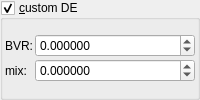
    <widget class="MyGroupBox" name="groupCheck_transf_function_enabledY_false">
     <property name="title">
      <string>&amp;custom DE</string>
     </property>
     <property name="checkable">
      <bool>true</bool>
     </property>
     <layout class="QVBoxLayout" name="verticalLayout_22" stretch="0">
      <property name="spacing">
       <number>2</number>
      </property>
      <property name="leftMargin">
       <number>2</number>
      </property>
      <property name="topMargin">
       <number>2</number>
      </property>
      <property name="rightMargin">
       <number>2</number>
      </property>
      <property name="bottomMargin">
       <number>2</number>
      </property>
      <item>
       <layout class="QGridLayout" name="gridLayout_18" columnstretch="0,1">
        <property name="spacing">
         <number>2</number>
        </property>
        <item row="1" column="1">
         <widget class="MyDoubleSpinBox" name="spinbox_transf_scaleG_1">
          <property name="sizePolicy">
           <sizepolicy hsizetype="Minimum" vsizetype="Maximum">
            <horstretch>0</horstretch>
            <verstretch>0</verstretch>
           </sizepolicy>
          </property>
          <property name="prefix">
           <string/>
          </property>
          <property name="suffix">
           <string/>
          </property>
          <property name="decimals">
           <number>6</number>
          </property>
          <property name="minimum">
           <double>-99.989999999999995</double>
          </property>
          <property name="maximum">
           <double>99.989999999999995</double>
          </property>
          <property name="singleStep">
           <double>0.100000000000000</double>
          </property>
         </widget>
        </item>
        <item row="0" column="0">
         <widget class="QLabel" name="label_5">
          <property name="text">
           <string>BVR:</string>
          </property>
         </widget>
        </item>
        <item row="0" column="1">
         <widget class="MyDoubleSpinBox" name="spinbox_transf_offset_0">
          <property name="sizePolicy">
           <sizepolicy hsizetype="Minimum" vsizetype="Maximum">
            <horstretch>0</horstretch>
            <verstretch>0</verstretch>
           </sizepolicy>
          </property>
          <property name="prefix">
           <string/>
          </property>
          <property name="suffix">
           <string/>
          </property>
          <property name="decimals">
           <number>6</number>
          </property>
          <property name="minimum">
           <double>-99.989999999999995</double>
          </property>
          <property name="maximum">
           <double>99.989999999999995</double>
          </property>
          <property name="singleStep">
           <double>0.100000000000000</double>
          </property>
         </widget>
        </item>
        <item row="1" column="0">
         <widget class="QLabel" name="label_6">
          <property name="text">
           <string>mix:</string>
          </property>
         </widget>
        </item>
       </layout>
      </item>
     </layout>
    </widget>
